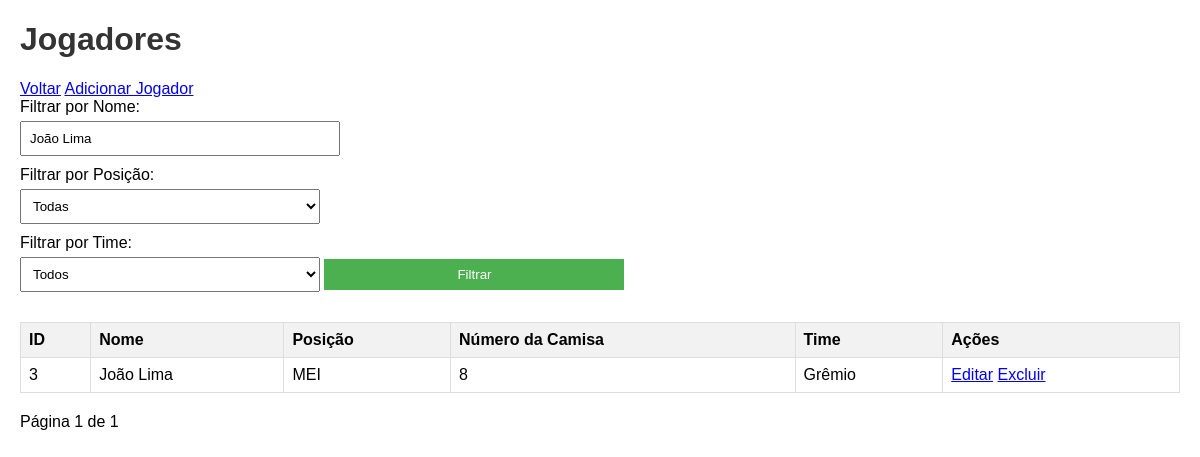
Screenshot of /jogadores/index.php?nome=João Lima with the database file from the repository.
### tables this page shows
CREATE TABLE jogadores (
    id INT AUTO_INCREMENT PRIMARY KEY,
    nome VARCHAR(100) NOT NULL,
    posicao VARCHAR(30) NOT NULL,
    numero_camisa INT NOT NULL,
    time_id INT,
    FOREIGN KEY (time_id) REFERENCES times(id)
);

CREATE TABLE times (
    id INT AUTO_INCREMENT PRIMARY KEY,
    nome VARCHAR(100) NOT NULL,
    cidade VARCHAR(100) NOT NULL
);

### jogadores/index.php (the view, shortened to what this page needs)
<?php
include '../includes/db.php';
$page = isset($_GET['page']) ? (int)$_GET['page'] : 1;
$limit = 10;
$offset = ($page - 1) * $limit;
$filter_nome = isset($_GET['nome']) ? $_GET['nome'] : '';
$filter_posicao = isset($_GET['posicao']) ? $_GET['posicao'] : '';
$filter_time = isset($_GET['time_id']) ? $_GET['time_id'] : '';
$query = "SELECT jogadores.*, times.nome as time_nome FROM jogadores LEFT JOIN times ON jogadores.time_id = times.id WHERE jogadores.nome LIKE '%$filter_nome%' AND jogadores.posicao LIKE '%$filter_posicao%' AND (jogadores.time_id = '$filter_time' OR '$filter_time' = '') LIMIT $limit OFFSET $offset";
$result = $conn->query($query);
$total_query = "SELECT COUNT(*) as total FROM jogadores LEFT JOIN times ON jogadores.time_id = times.id WHERE jogadores.nome LIKE '%$filter_nome%' AND jogadores.posicao LIKE '%$filter_posicao%' AND (jogadores.time_id = '$filter_time' OR '$filter_time' = '')";
$total_result = $conn->query($total_query);
$total_row = $total_result->fetch_assoc();
$total = $total_row['total'];
$total_pages = ceil($total / $limit);
?>
<!DOCTYPE html>
<html lang="pt-br">
<head>
    <link rel="stylesheet" href="../style.css">
</head>
<body>
    <h1>Jogadores</h1>
    <a href="../index.php">Voltar</a>
    <a href="create.php">Adicionar Jogador</a>
    <form method="GET">
        <label for="nome">Filtrar por Nome:</label>
        <input type="text" name="nome" value="<?php echo htmlspecialchars($filter_nome); ?>">
        <label for="posicao">Filtrar por Posição:</label>
        <select name="posicao">
            <option value="">Todas</option>
        </select>
        <label for="time_id">Filtrar por Time:</label>
        <select name="time_id">
            <option value="">Todos</option>
        </select>
        <button type="submit">Filtrar</button>
    </form>
    <table>
        <tr>
            <th>ID</th>
            <th>Nome</th>
            <th>Posição</th>
            <th>Número da Camisa</th>
            <th>Time</th>
            <th>Ações</th>
        </tr>
        <?php while ($row = $result->fetch_assoc()): ?>
        <tr>
            <td><?php echo $row['id']; ?></td>
            <td><?php echo htmlspecialchars($row['nome']); ?></td>
            <td><?php echo htmlspecialchars($row['posicao']); ?></td>
            <td><?php echo $row['numero_camisa']; ?></td>
            <td><?php echo htmlspecialchars($row['time_nome']); ?></td>
            <td>
                <a href="edit.php?id=<?php echo $row['id']; ?>">Editar</a>
                <a href="delete.php?id=<?php echo $row['id']; ?>" onclick="return confirm('Tem certeza?')">Excluir</a>
            </td>
        </tr>
        <?php endwhile; ?>
    </table>
    <div>
        Página <?php echo $page; ?> de <?php echo $total_pages; ?>
    </div>
</body>
</html>

### style.css (style rules this page uses)
body { font-family: Arial, sans-serif; margin: 20px; }
h1, h2 { color: #333; }
table { width: 100%; border-collapse: collapse; margin-bottom: 20px; }
th, td { border: 1px solid #ddd; padding: 8px; text-align: left; }
th { background-color: #f2f2f2; }
form { margin-bottom: 20px; }
label { display: block; margin-bottom: 5px; }
input, select, button { padding: 8px; margin-bottom: 10px; width: 100%; max-width: 300px; }
button { background-color: #4CAF50; color: white; border: none; cursor: pointer; }

### rows the page displays
jogadores: id "3", nome "João Lima", posicao "MEI", numero_camisa "8", time.nome "Grêmio"

### other values shown
$page "1"
$total_pages "1"
